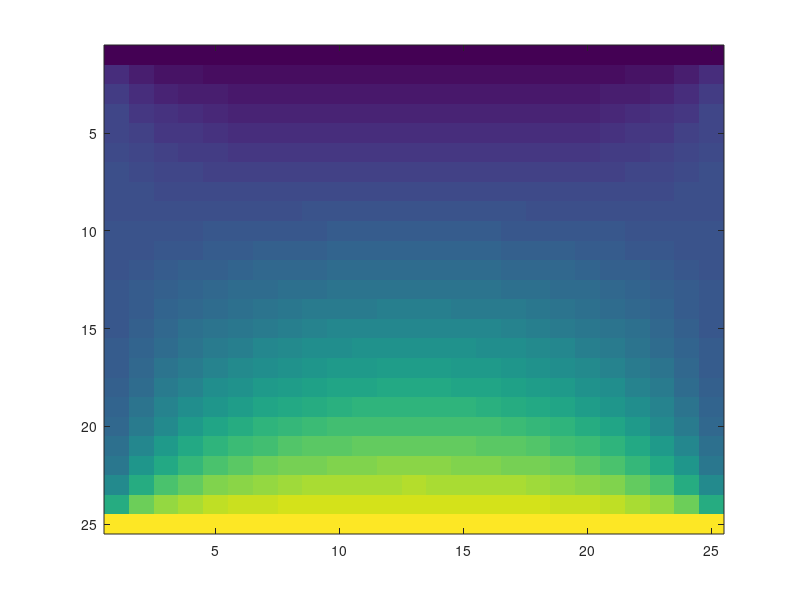

The MATLAB source for this figure:
# type "Main" inside the "Command Window" tab

function Main()
   N = 25;
   M = 25;
   tolerance = 0.00001;
   c0 = 0.25;
   cL = 0.25;
   
   conMatx = zeros(N, M);
   maxConDiff = 0; prevCon = 0;
   west = 0; 
   east = 0; 
   south = 0; 
   north = 0;
   k = 0;
   while 1
      
      maxConDiff = 0;
      prevCon = 0;
      
      for i = (1: N)
         for j = (1: M)
            prevCon = conMatx(i, j);
            
            if i == N
               conMatx(i, j) = 1;
            elseif i == 1
               conMatx(i, j) = 0;
            else
               if j == 1
                  west = c0;   
               else
                  west = conMatx(i, j-1);
               end
               
               if j == M
                  east = cL;
               else
                  east = conMatx(i, j+1);
               end
               
               north = conMatx(i - 1, j);
               south = conMatx(i + 1, j);
               
               conMatx(i, j) = 0.25 * (west + east + north + south);
            end
            
            if abs(conMatx(i, j) - prevCon) >= tolerance 
               maxConDiff = abs(conMatx(i, j) - prevCon);
            endif
         endfor
      endfor
      
      if maxConDiff < tolerance
         break;
      endif
      
   endwhile
   
   imagesc(conMatx);
endfunction